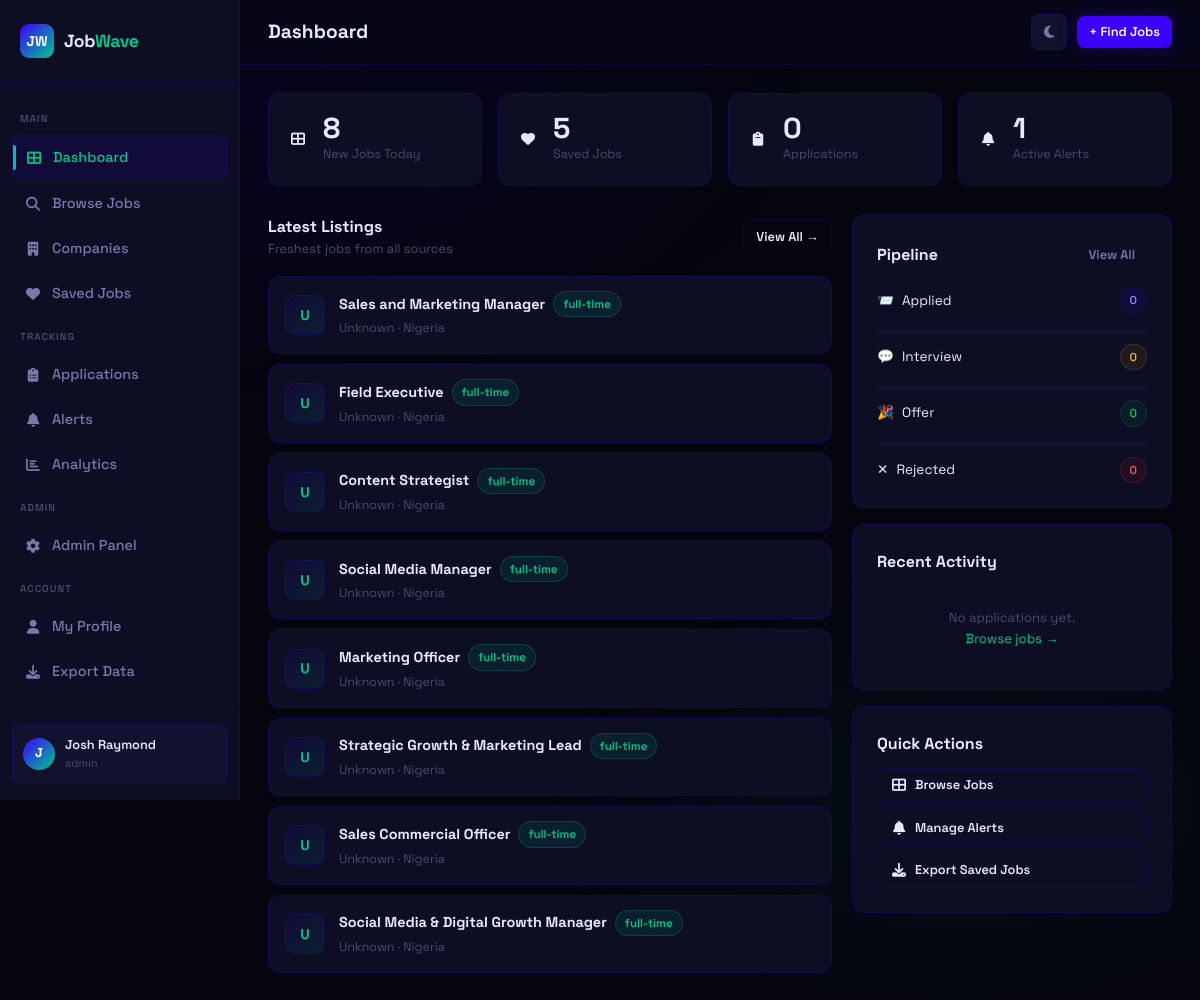
The page /dashboard (signed in) on the database its author committed.
### app.py (models this page shows, shortened)
class User(db.Model):
    id = db.Column(db.Integer, primary_key=True)
    name = db.Column(db.String(120), nullable=False)
    email = db.Column(db.String(120), unique=True, nullable=False)
    password_hash = db.Column(db.String(256), nullable=False)
    role = db.Column(db.String(20), default='user')
    created_at = db.Column(db.DateTime, default=datetime.utcnow)
    is_active = db.Column(db.Boolean, default=True)
    saved_jobs = db.relationship('SavedJob', backref='user', lazy=True, cascade='all, delete-orphan')
    applications = db.relationship('Application', backref='user', lazy=True, cascade='all, delete-orphan')
    alerts = db.relationship('Alert', backref='user', lazy=True, cascade='all, delete-orphan')
    profile = db.relationship('UserProfile', backref='user', uselist=False, cascade='all, delete-orphan')
    @property
    def is_authenticated(self): return True

class Job(db.Model):
    id = db.Column(db.Integer, primary_key=True)
    title = db.Column(db.String(200), nullable=False)
    company = db.Column(db.String(200), nullable=False)
    location = db.Column(db.String(200))
    job_type = db.Column(db.String(50))          # full-time | part-time | remote | contract
    experience = db.Column(db.String(50))         # entry | mid | senior
    salary_min = db.Column(db.Integer)
    salary_max = db.Column(db.Integer)
    description = db.Column(db.Text)
    requirements = db.Column(db.Text)
    source = db.Column(db.String(100))
    source_url = db.Column(db.String(500))
    source_id = db.Column(db.String(200), unique=True)  # duplicate detection
    tags = db.Column(db.String(500))
    is_active = db.Column(db.Boolean, default=True)
    scraped_at = db.Column(db.DateTime, default=datetime.utcnow)
    posted_at = db.Column(db.DateTime)
    views = db.Column(db.Integer, default=0)
    posted_to_whatsapp = db.Column(db.Boolean, default=False)

### app.py (the view)
@app.route('/dashboard')
@login_required
def dashboard():
    saved_count = SavedJob.query.filter_by(user_id=current_user.id).count()
    app_count = Application.query.filter_by(user_id=current_user.id).count()
    alert_count = Alert.query.filter_by(user_id=current_user.id, is_active=True).count()
    recent_apps = Application.query.filter_by(user_id=current_user.id)\
        .order_by(Application.applied_at.desc()).limit(5).all()
    status_counts = {}
    for status in ['applied', 'interview', 'offer', 'rejected']:
        status_counts[status] = Application.query.filter_by(user_id=current_user.id, status=status).count()
    recent_jobs = Job.query.filter_by(is_active=True).order_by(Job.scraped_at.desc()).limit(8).all()
    return render_template('dashboard.html', saved_count=saved_count, app_count=app_count,
                           alert_count=alert_count, recent_apps=recent_apps,
                           status_counts=status_counts, recent_jobs=recent_jobs)

### app.py (called while the page is built)
@login_manager.user_loader
def load_user(user_id):
    return User.query.get(int(user_id))

### templates/dashboard.html (shortened to what this page needs)
<link rel="stylesheet" href="https://cdnjs.cloudflare.com/ajax/libs/font-awesome/6.5.0/css/all.min.css">
{% extends 'base.html' %}
{% block page_title %}Dashboard{% endblock %}
{% block content %}
<div class="stagger">
  <div class="stats-grid">
    <div class="stat-card">
      <span class="nav-icon"><i class="fa-solid fa-table-cells-large"></i></span>
      <div>
        <div class="stat-value">{{ recent_jobs|length }}</div>
        <div class="stat-label">New Jobs Today</div>
      </div>
    </div>
    <div class="stat-card">
      <span class="nav-icon"><i class="fa-solid fa-heart"></i></span>
      <div>
        <div class="stat-value">{{ saved_count }}</div>
        <div class="stat-label">Saved Jobs</div>
      </div>
    </div>
    <div class="stat-card">
      <span class="nav-icon"><i class="fa-solid fa-clipboard"></i></span>
      <div>
        <div class="stat-value">{{ app_count }}</div>
        <div class="stat-label">Applications</div>
      </div>
    </div>
    <div class="stat-card">
      <span class="nav-icon"><i class="fa-solid fa-bell"></i></span>
      <div>
        <div class="stat-value">{{ alert_count }}</div>
        <div class="stat-label">Active Alerts</div>
      </div>
    </div>
  </div>
  <div class="dashboard-grid">
    <div class="dashboard-main">
      <div class="section-header">
        <div>
          <div class="section-title">Latest Listings</div>
          <div class="section-sub">Freshest jobs from all sources</div>
        </div>
        <a href="{{ url_for('jobs') }}" class="btn btn-outline btn-sm">View All →</a>
      </div>
      <div style="display:flex;flex-direction:column;gap:10px;">
        {% for job in recent_jobs %}
        <div class="card job-row-card">
          <div class="company-logo" style="width:40px;height:40px;font-size:14px;flex-shrink:0;">{{ job.company[0] }}</div>
          <div style="flex:1;min-width:0;">
            <div style="display:flex;align-items:center;gap:8px;flex-wrap:wrap;">
              <a href="{{ url_for('job_detail', job_id=job.id) }}" style="font-weight:700;font-size:0.9rem;color:var(--text);">{{ job.title }}</a>
              <span class="badge badge-mint">{{ job.job_type or 'full-time' }}</span>
            </div>
            <div style="font-size:0.78rem;color:var(--text-muted);margin-top:2px;">{{ job.company }} · {{ job.location }}</div>
          </div>
        </div>
        {% endfor %}
      </div>
    </div>
    <div class="dashboard-side">
      <div class="card">
        <div class="section-header">
          <div class="section-title">Pipeline</div>
          <a href="{{ url_for('applications') }}" class="btn btn-ghost btn-sm">View All</a>
        </div>
        <div style="display:flex;flex-direction:column;gap:10px;margin-top:4px;">
          {% set statuses = [('applied','badge-indigo','📨'),('interview','badge-amber','💬'),('offer','badge-green','🎉'),('rejected','badge-red','✕')] %}
          {% for status, cls, icon in statuses %}
          {% set count = status_counts.get(status, 0) %}
          <div style="display:flex;align-items:center;justify-content:space-between;">
            <div style="display:flex;align-items:center;gap:8px;font-size:0.85rem;">
              <span>{{ icon }}</span>
              <span style="text-transform:capitalize;">{{ status }}</span>
            </div>
            <span class="badge {{ cls }}">{{ count }}</span>
          </div>
          {% if not loop.last %}
          <div class="progress">
          </div>
          {% endif %}
          {% endfor %}
        </div>
      </div>
      <div class="card">
        <div class="section-header">
          <div class="section-title">Recent Activity</div>
        </div>
        <div style="display:flex;flex-direction:column;gap:10px;">
          {% for app in recent_apps %}
          <div style="display:flex;align-items:center;gap:10px;">
            <div style="width:32px;height:32px;border-radius:8px;background:var(--indigo-dim);display:flex;align-items:center;justify-content:center;font-size:12px;font-weight:800;color:var(--mint);flex-shrink:0;">{{ app.job.company[0] }}</div>
            <div style="flex:1;min-width:0;">
              <div style="font-size:0.82rem;font-weight:600;white-space:nowrap;overflow:hidden;text-overflow:ellipsis;">{{ app.job.title }}</div>
              <div style="font-size:0.72rem;color:var(--text-muted);">{{ app.applied_at.strftime('%b %d') }}</div>
            </div>
            <span class="badge {% if app.status == 'applied' %}badge-indigo{% elif app.status == 'interview' %}badge-amber{% elif app.status == 'offer' %}badge-green{% else %}badge-red{% endif %}">{{ app.status }}</span>
          </div>
          {% else %}
          <div style="text-align:center;padding:16px;color:var(--text-muted);font-size:0.82rem;">
            No applications yet.<br>
            <a href="{{ url_for('jobs') }}">Browse jobs →</a>
          </div>
          {% endfor %}
        </div>
      </div>
      <div class="card">
        <div class="section-title" style="margin-bottom:12px;">Quick Actions</div>
        <div style="display:flex;flex-direction:column;gap:8px;">
          <a href="{{ url_for('jobs') }} " class="btn btn-outline btn-sm" style="justify-content:flex-start;">
            <span class="nav-icon"><i class="fa-solid fa-table-cells-large"></i></span>Browse Jobs</a>
          <a href="{{ url_for('alerts') }}" class="btn btn-outline btn-sm" style="justify-content:flex-start;">
            <span class="nav-icon"><i class="fa-solid fa-bell"></i></span>Manage Alerts
          </a>
          <a href="{{ url_for('export_jobs') }}" class="btn btn-outline btn-sm" style="justify-content:flex-start;">
            <span class="nav-icon"><i class="fa-solid fa-download"></i></span>Export Saved Jobs
          </a>
        </div>
      </div>
    </div>
  </div>
</div>
{% endblock %}

### templates/base.html (shortened to what this page needs)
<!DOCTYPE html>
<html lang="en">
<head>
  <link rel="stylesheet" href="{{ url_for('static', filename='css/style.css') }}">
  <link rel="stylesheet" href="https://cdnjs.cloudflare.com/ajax/libs/font-awesome/6.5.0/css/all.min.css">
</head>
<body>
{% if current_user.is_authenticated %}
<div class="wrapper">
  <aside class="sidebar">
    <div class="sidebar-logo">
      <div class="logo-mark">JW</div>
      <div class="logo-text">Job<span>Wave</span></div>
    </div>
    <nav class="sidebar-nav">
      <span class="nav-section-label">Main</span>
      <a href="{{ url_for('dashboard') }}" class="nav-link {% if request.endpoint == 'dashboard' %}active{% endif %}">
        <span class="nav-icon"><i class="fa-solid fa-table-cells-large"></i></span> Dashboard
      </a>
      <a href="{{ url_for('jobs') }}" class="nav-link {% if request.endpoint in ['jobs','job_detail'] %}active{% endif %}">
        <span class="nav-icon"><i class="fa-solid fa-magnifying-glass"></i></span> Browse Jobs
      </a>
      <a href="{{ url_for('companies') }}" class="nav-link {% if request.endpoint in ['companies','company_page'] %}active{% endif %}">
        <span class="nav-icon"><i class="fa-solid fa-building"></i></span> Companies
      </a>
      <a href="{{ url_for('saved_jobs') }}" class="nav-link {% if request.endpoint == 'saved_jobs' %}active{% endif %}">
        <span class="nav-icon"><i class="fa-solid fa-heart"></i></span> Saved Jobs
      </a>
      <span class="nav-section-label">Tracking</span>
      <a href="{{ url_for('applications') }}" class="nav-link {% if request.endpoint == 'applications' %}active{% endif %}">
        <span class="nav-icon"><i class="fa-solid fa-clipboard-list"></i></span> Applications
      </a>
      <a href="{{ url_for('alerts') }}" class="nav-link {% if request.endpoint == 'alerts' %}active{% endif %}">
        <span class="nav-icon"><i class="fa-solid fa-bell"></i></span> Alerts
      </a>
      <a href="{{ url_for('analytics') }}" class="nav-link {% if request.endpoint == 'analytics' %}active{% endif %}">
        <span class="nav-icon"><i class="fa-solid fa-chart-bar"></i></span> Analytics
      </a>
      {% if current_user.role == 'admin' %}
      <span class="nav-section-label">Admin</span>
      <a href="{{ url_for('admin') }}" class="nav-link {% if request.endpoint == 'admin' %}active{% endif %}">
        <span class="nav-icon"><i class="fa-solid fa-gear"></i></span> Admin Panel
      </a>
      {% endif %}
      <span class="nav-section-label">Account</span>
      <a href="{{ url_for('profile') }}" class="nav-link {% if request.endpoint == 'profile' %}active{% endif %}">
        <span class="nav-icon"><i class="fa-solid fa-user"></i></span> My Profile
      </a>
      <a href="{{ url_for('export_jobs') }}" class="nav-link">
        <span class="nav-icon"><i class="fa-solid fa-download"></i></span> Export Data
      </a>
      <a href="{{ url_for('logout') }}" class="nav-link">
      </a>
    </nav>
    <div class="sidebar-footer">
      <div class="user-card">
        <div class="user-avatar">{{ current_user.name[0].upper() }}</div>
        <div class="user-info">
          <div class="user-name">{{ current_user.name }}</div>
          <div class="user-role">{{ current_user.role }}</div>
        </div>
      </div>
    </div>
  </aside>
  <main class="main">
    <div class="topbar">
      <div style="display:flex;align-items:center;gap:12px;">
        <div class="topbar-title">
          <h1>{% block page_title %}Dashboard{% endblock %}</h1>
        </div>
      </div>
      <div class="topbar-actions">
        <button class="theme-toggle" id="theme-toggle" title="Toggle light/dark mode">
          <i class="fa-solid fa-moon" id="theme-icon"></i>
        </button>
        {% block topbar_actions %}
        <a href="{{ url_for('jobs') }}" class="btn btn-primary btn-sm">+ Find Jobs</a>
        {% endblock %}
      </div>
    </div>
    <div class="page-content">
      {% block content %}{% endblock %}
    </div>
  </main>
</div>
{% else %}
  {% block public_content %}{% endblock %}
{% endif %}
</body>
</html>

### rows shown on the page
User: name "J", name "Josh Raymond", role "admin"
Job: company "U", title "Sales and Marketing Manager", job_type "full-time", company "Unknown", location "Nigeria"
Job: company "U", title "Field Executive", job_type "full-time", company "Unknown", location "Nigeria"
Job: company "U", title "Content Strategist", job_type "full-time", company "Unknown", location "Nigeria"
Job: company "U", title "Social Media Manager", job_type "full-time", company "Unknown", location "Nigeria"
Job: company "U", title "Marketing Officer", job_type "full-time", company "Unknown", location "Nigeria"
Job: company "U", title "Strategic Growth & Marketing Lead", job_type "full-time", company "Unknown", location "Nigeria"
Job: company "U", title "Sales Commercial Officer", job_type "full-time", company "Unknown", location "Nigeria"
Job: company "U", title "Social Media & Digital Growth Manager", job_type "full-time", company "Unknown", location "Nigeria"

### other values the page prints
{{ recent_jobs|length }} "8"
{{ saved_count }} "5"
{{ app_count }} "0"
{{ alert_count }} "1"
{{ icon }} "📨" "💬" "🎉" "✕"
{{ status }} "Applied" "Interview" "Offer" "Rejected"
{{ count }} "0" "0" "0" "0"
